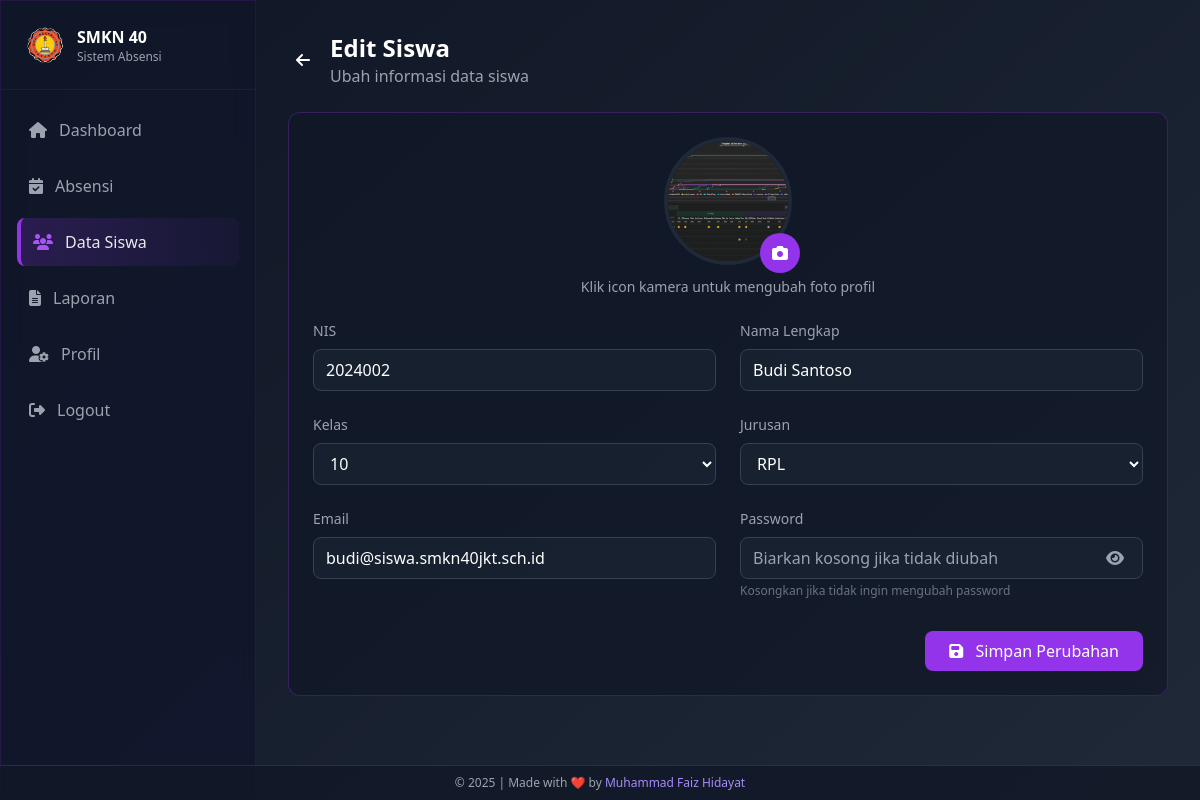
The page /admin/siswa/edit.php?id=2 (signed in) on the database its author committed.
### tables this page shows
CREATE TABLE `siswa` (
  `id` int NOT NULL,
  `nis` varchar(20) NOT NULL,
  `nama_lengkap` varchar(100) NOT NULL,
  `kelas` enum('10','11','12') NOT NULL,
  `jurusan` enum('RPL','DKV','AK','BR','MP') NOT NULL,
  `email` varchar(100) NOT NULL,
  `password` varchar(255) NOT NULL,
  `foto_profil` varchar(255) DEFAULT 'assets/default/photo-profile.png',
  `created_at` timestamp NOT NULL DEFAULT CURRENT_TIMESTAMP,
  `updated_at` timestamp NOT NULL DEFAULT CURRENT_TIMESTAMP ON UPDATE CURRENT_TIMESTAMP
);

### admin/siswa/edit.php (the view, shortened to what this page needs)
<?php
require_once '../../config/database.php';
$id = $_GET['id'];
$sql = "SELECT * FROM siswa WHERE id = :id";
$stmt = $conn->prepare($sql);
$stmt->execute(['id' => $id]);
$siswa = $stmt->fetch(PDO::FETCH_ASSOC);
?>
<!DOCTYPE html>
<html lang="en">
<head>
    <script src="https://cdn.tailwindcss.com"></script>
    <link rel="stylesheet" href="https://cdnjs.cloudflare.com/ajax/libs/font-awesome/6.4.2/css/all.min.css">
</head>
<body class="min-h-screen text-white bg-fixed">
    <aside id="sidebar" class="fixed top-0 left-0 h-screen w-64 glass-effect border-r border-purple-900/30 z-50 sidebar-transition -translate-x-full lg:translate-x-0">
        <div class="flex items-center justify-between p-4 lg:p-6 border-b border-purple-900/30">
            <div class="flex items-center gap-3">
                <img src="../../assets/default/logo-smk40.png" alt="SMKN 40" class="h-8 lg:h-10 w-auto">
                <div>
                    <h1 class="font-semibold text-sm lg:text-base">SMKN 40</h1>
                    <p class="text-xs text-gray-400">Sistem Absensi</p>
                </div>
            </div>
        </div>
        <nav class="p-4 space-y-2 overflow-y-auto no-scrollbar" style="max-height: calc(100vh - 76px);">
            <a href="../dashboard/" class="flex items-center gap-3 text-gray-400 p-3 rounded-lg hover:bg-purple-500/10 transition-colors">
                <i class="fas fa-home"></i>
                <span>Dashboard</span>
            </a>
            <a href="../absensi/" class="flex items-center gap-3 text-gray-400 p-3 rounded-lg hover:bg-purple-500/10 transition-colors">
                <i class="fas fa-calendar-check"></i>
                <span>Absensi</span>
            </a>
            <a href="index.php" class="flex items-center gap-3 text-white/90 p-3 rounded-lg menu-active">
                <i class="fas fa-users text-purple-500"></i>
                <span>Data Siswa</span>
            </a>
            <a href="../laporan/" class="flex items-center gap-3 text-gray-400 p-3 rounded-lg hover:bg-purple-500/10 transition-colors">
                <i class="fas fa-file-alt"></i>
                <span>Laporan</span>
            </a>
            <a href="../profil/" class="flex items-center gap-3 text-gray-400 p-3 rounded-lg hover:bg-purple-500/10 transition-colors">
                <i class="fas fa-user-cog"></i>
                <span>Profil</span>
            </a>
            <a href="../logout.php" class="flex items-center gap-3 text-gray-400 p-3 rounded-lg hover:bg-red-500/10 hover:text-red-500 transition-colors mt-10">
                <i class="fas fa-sign-out-alt"></i>
                <span>Logout</span>
            </a>
        </nav>
    </aside>
    <main class="lg:ml-64 min-h-screen bg-gradient-to-br from-gray-900 to-gray-800 transition-all duration-300">
        <div class="p-4 lg:p-8">
            <div class="max-w-4xl mx-auto animate-fade-in">
                <div class="flex items-center mb-6">
                    <a href="detail.php?id=<?= $id ?>" class="mr-3 p-2 rounded-full hover:bg-gray-800/60 transition-colors">
                        <i class="fas fa-arrow-left"></i>
                    </a>
                    <div>
                        <h1 class="text-xl md:text-2xl font-bold">Edit Siswa</h1>
                        <p class="text-sm md:text-base text-gray-400">Ubah informasi data siswa</p>
                    </div>
                </div>
                <div class="glass-effect rounded-xl p-4 md:p-6 mb-6">
                    <form method="POST" enctype="multipart/form-data">
                        <div class="mb-6 text-center">
                            <div class="relative w-28 h-28 md:w-32 md:h-32 mx-auto">
                                <img id="preview-image" src="../../<?= $siswa['foto_profil'] ?>"
                                    alt="Profile" class="w-28 h-28 md:w-32 md:h-32 object-cover rounded-full border-4 border-gray-800">
                                <label for="foto_profil" class="absolute -bottom-2 -right-2 bg-purple-600 hover:bg-purple-700 rounded-full w-9 h-9 md:w-10 md:h-10 flex items-center justify-center cursor-pointer transition-colors profile-upload">
                                    <i class="fas fa-camera"></i>
                                </label>
                            </div>
                            <p class="text-xs md:text-sm text-gray-400 mt-3">Klik icon kamera untuk mengubah foto profil</p>
                        </div>
                        <div class="grid grid-cols-1 md:grid-cols-2 gap-4 md:gap-6">
                            <div class="mb-2 md:mb-0">
                                <label for="nis" class="block text-sm text-gray-400 mb-2">NIS</label>
                                <input type="text" id="nis" name="nis" value="<?= htmlspecialchars($siswa['nis']) ?>" required
                                    class="w-full bg-gray-800/50 border border-gray-700 rounded-lg px-3 py-3 md:py-2 text-white focus:outline-none focus:border-purple-500 touch-target">
                            </div>
                            <div class="mb-2 md:mb-0">
                                <label for="nama_lengkap" class="block text-sm text-gray-400 mb-2">Nama Lengkap</label>
                                <input type="text" id="nama_lengkap" name="nama_lengkap" value="<?= htmlspecialchars($siswa['nama_lengkap']) ?>" required
                                    class="w-full bg-gray-800/50 border border-gray-700 rounded-lg px-3 py-3 md:py-2 text-white focus:outline-none focus:border-purple-500 touch-target">
                            </div>
                            <div class="mb-2 md:mb-0">
                                <label for="kelas" class="block text-sm text-gray-400 mb-2">Kelas</label>
                                <select id="kelas" name="kelas" required
                                    class="w-full bg-gray-800/50 border border-gray-700 rounded-lg px-3 py-3 md:py-2 text-white focus:outline-none focus:border-purple-500 touch-target">
                                    <option value="10" <?= $siswa['kelas'] === '10' ? 'selected' : '' ?>>10</option>
                                </select>
                            </div>
                            <div class="mb-2 md:mb-0">
                                <label for="jurusan" class="block text-sm text-gray-400 mb-2">Jurusan</label>
                                <select id="jurusan" name="jurusan" required
                                    class="w-full bg-gray-800/50 border border-gray-700 rounded-lg px-3 py-3 md:py-2 text-white focus:outline-none focus:border-purple-500 touch-target">
                                    <option value="RPL" <?= $siswa['jurusan'] === 'RPL' ? 'selected' : '' ?>>RPL</option>
                                </select>
                            </div>
                            <div class="mb-2 md:mb-0">
                                <label for="email" class="block text-sm text-gray-400 mb-2">Email</label>
                                <input type="email" id="email" name="email" value="<?= htmlspecialchars($siswa['email']) ?>" required
                                    class="w-full bg-gray-800/50 border border-gray-700 rounded-lg px-3 py-3 md:py-2 text-white focus:outline-none focus:border-purple-500 touch-target">
                            </div>
                            <div class="mb-2 md:mb-0">
                                <label for="password" class="block text-sm text-gray-400 mb-2">Password</label>
                                <div class="relative">
                                    <input type="password" id="password" name="password" placeholder="Biarkan kosong jika tidak diubah"
                                        class="w-full bg-gray-800/50 border border-gray-700 rounded-lg px-3 py-3 md:py-2 pr-10 text-white focus:outline-none focus:border-purple-500 touch-target">
                                    <button type="button" onclick="togglePassword()" class="absolute right-3 top-1/2 -translate-y-1/2 text-gray-400 w-8 h-8 flex items-center justify-center">
                                        <i class="fas fa-eye" id="password-toggle-icon"></i>
                                    </button>
                                </div>
                                <p class="text-xs text-gray-500 mt-1">Kosongkan jika tidak ingin mengubah password</p>
                            </div>
                        </div>
                        <div class="flex justify-end mt-6 md:mt-8">
                            <button type="submit" class="w-full md:w-auto px-6 py-3 md:py-2 bg-purple-600 hover:bg-purple-700 text-white rounded-lg transition-colors font-medium">
                                <i class="fas fa-save mr-2"></i> Simpan Perubahan
                            </button>
                        </div>
                    </form>
                </div>
            </div>
        </div>
    </main>
</body>
</html>

### admin/siswa/edit.php (style rules this page uses)
.glass-effect { background: rgba(17, 24, 39, 0.7); backdrop-filter: blur(10px); border: 1px solid rgba(147, 51, 234, 0.3); }
body { background: linear-gradient(135deg, #0F172A 0%, #1E1B4B 100%); }
.menu-active { background: linear-gradient(to right, rgba(147, 51, 234, 0.2), rgba(147, 51, 234, 0.05)); border-left: 4px solid #9333ea; }
.sidebar-transition { transition: transform 0.3s ease-in-out; }
.no-scrollbar { -ms-overflow-style: none; scrollbar-width: none; }
.animate-fade-in { animation: fadeIn 0.3s ease forwards; }
.profile-upload { transition: all 0.2s ease; }

### rows shown on the page
siswa: foto_profil (picture), nis "2024002", nama_lengkap "Budi Santoso", kelas "10", jurusan "RPL", email "budi@siswa.smkn40jkt.sch.id"
